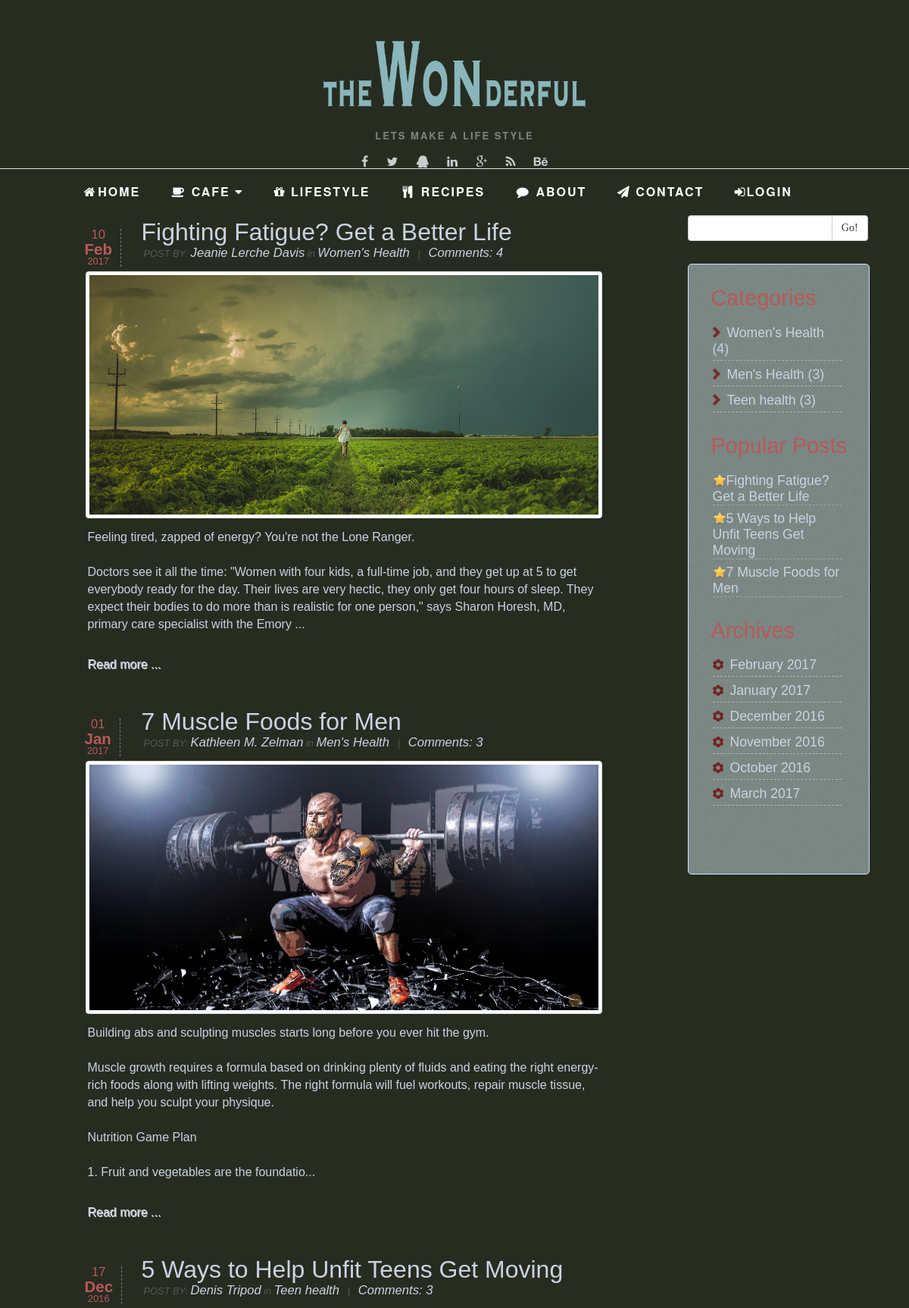
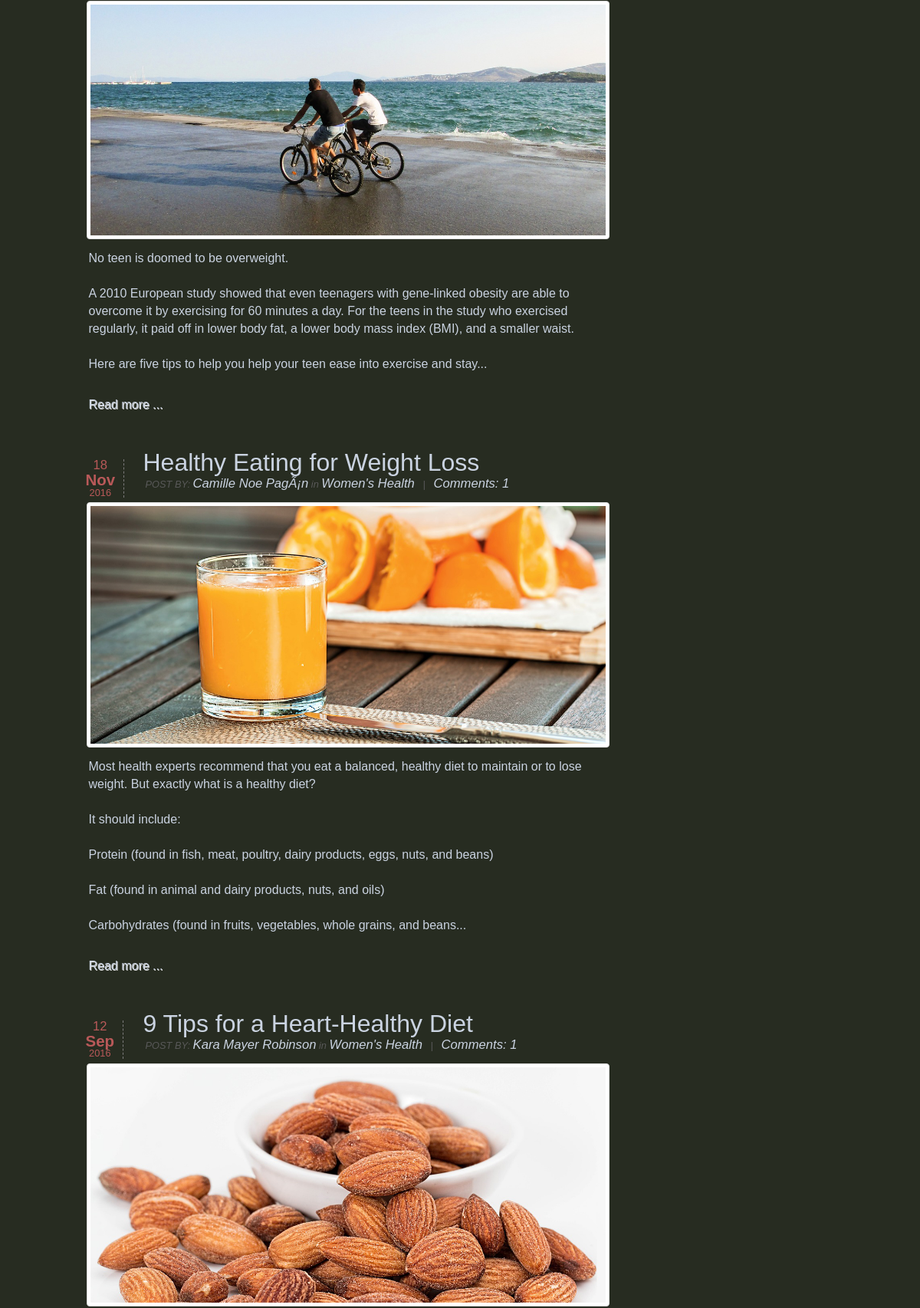
The app's page /lifestyle.php (upper part) with its own data (2 pictures, top to bottom).
### tables this page shows
CREATE TABLE `Blog` (
  `id` int(11) NOT NULL AUTO_INCREMENT,
  `article_name` varchar(255) DEFAULT NULL,
  `article_content` varchar(5000) DEFAULT NULL,
  `date` datetime DEFAULT NULL,
  `category` int(11) NOT NULL,
  `author` int(11) DEFAULT NULL,
  PRIMARY KEY (`id`)
);

CREATE TABLE `User` (
  `id` int(11) NOT NULL AUTO_INCREMENT,
  `username` varchar(255) DEFAULT NULL,
  `password` varchar(255) DEFAULT NULL,
  `first_name` varchar(255) DEFAULT NULL,
  `last_name` varchar(255) DEFAULT NULL,
  `email` varchar(255) DEFAULT NULL,
  `salt` varchar(255) DEFAULT NULL,
  `gender` varchar(255) DEFAULT NULL,
  `profile_img` varchar(255) DEFAULT '',
  PRIMARY KEY (`id`)
);

CREATE TABLE `Blog_category` (
  `id` int(11) NOT NULL AUTO_INCREMENT,
  `category` varchar(255) DEFAULT NULL,
  PRIMARY KEY (`id`)
);

### html/lifestyle.php (the view, shortened to what this page needs)
<!DOCTYPE html>
<html>
<head>
        <link rel="stylesheet" type="text/css" href="css/bootstrap.min.css" />
        <link rel="stylesheet" type="text/css" href="css/font-awesome.min.css" />
        <link href="css/jquery-ui.css" rel="stylesheet" type="text/css">
        <link rel="stylesheet" type="text/css" href="css/lifestyle/style1.css" />
	</head>
	<body>
	<?php include 'header.php';?>
		<div id="main-content">
      <div class="container">
		<div class="row">
			<div class="col-md-7 col-md-offset-1 left">
			<div id="content-left">
			  	<?php
				$mysqli = connect_mysql();
				$category = !empty($_GET['category'])?$_GET['category']:null;
				$timestampe=!empty($_GET['time'])?$_GET['time']:null;
				$keyword = !empty($_GET['keyword'])?$_GET['keyword']:null;
				if($category !=null){
					$sql = "SELECT b.id,b.article_name,LEFT(b.article_content,400),b.date,b.author,b.category,bc.category,u.first_name,u.last_name,bi.img_url,COUNT(c.blog_id) FROM Blog b LEFT JOIN Comment c ON b.id=c.blog_id,Blog_category bc,User u,Blog_Img bi WHERE b.category=bc.id AND b.author=u.id AND b.id=bi.blog_id AND bc.id=? GROUP BY b.id";
					if ($stmt = $mysqli->prepare($sql)) {
						$stmt->bind_param("i", $category);
						showArticles($stmt);
					}
				}else{
					$sql = "SELECT b.id,b.article_name,LEFT(b.article_content,400),b.date,b.author,b.category,bc.category,u.first_name,u.last_name,bi.img_url,COUNT(c.blog_id) FROM Blog b LEFT JOIN Comment c ON b.id=c.blog_id,Blog_category bc,User u,Blog_Img bi WHERE b.category=bc.id AND b.author=u.id AND b.id=bi.blog_id GROUP BY b.id";
					if ($stmt = $mysqli->prepare($sql)) {
						showArticles($stmt);
					}
				}
				function showArticles($stmt){
					$result=$stmt->execute();
					$stmt->bind_result($blog_id,$article_name,$article_content,$date,$author,$cate_id,$category,$first_name,$last_name,$img_url,$com_num);
					while($stmt->fetch()){
						$time = strtotime($date);
						$year = date("Y",$time);
						$mon = date("M",$time);
						$day = date("d",$time);
						echo "<div class=\"row blog\">
						<div class=\"post-wrap\">
						<div class=\"post-date\"><span class=\"day\">$day</span> <span class=\"month\">$mon</span> <span class=\"year\">$year</span></div>
						<div class=\"post-header\"><a href=\"blogpost.php?blog_id=$blog_id\">$article_name</a></div>
						<div class=\"post-info-wrap\">POST BY: <span class=\"author-name\">$first_name $last_name</span> in <a href=\"lifestyle.php?category=$cate_id\">$category</a> &nbsp;&nbsp;|&nbsp;&nbsp; <a href=\"blogpost.php?blog_id=$blog_id#comments-count\" class=\"scroll\">Comments: $com_num</a></div>
						<a href=\"blogpost.php?blog_id=$blog_id\"><img src=\"$img_url\" class=\"img-thumbnail img-responsive\" alt=\"Enter here a description of pictures\" /></a>
						<div class=\"post-descr\"><p>$article_content...</p></div>
						<div class=\"readmore\"><a href=\"blogpost.php?blog_id=$blog_id\">Read more ... </a></div>
						<div class=\"divider\"></div>
						</div>
						</div>";
					}
				}
				?>
			</div>
            </div>
			<?php include 'life_right.php';?>
            </div>
            </div>
            </div>
</body>
</html>

### html/life_right.php (shortened to what this page needs)
	<div class="col-md-3 col-md-offset-1 right" >
	<div class="search-sec" >
	<div class="row">
   <form action="lifestyle.php" method="get" role="search">
               <div class="col-md-11">
              <div class="input-group">
                  <input type="text" class="form-control" name="keyword" id="blog_search">
                  <span class="input-group-btn">
                      <button class="btn btn-default" type="submit" >Go!</button>
                  </span>
              </div>
          </div>
      </form>
      </div>
</div>
	<div id="content-right">
		<div class="row">
			<div class="content-right-header">Categories</div>
			<ul id="blog-category">
			<?php
			$mysqli = connect_mysql();
			$sql = "SELECT bc.category,bc.id,COUNT(b.category) FROM Blog_category bc LEFT JOIN Blog b ON bc.id = b.category GROUP BY bc.id";
			if ($stmt = $mysqli->prepare($sql)) {
				$result=$stmt->execute();
				$stmt->bind_result($all_cate, $cate_ids,$cate_num);
				while($stmt->fetch()){
					echo "<li><img src=\"images/blog/arrow_right.png\" class=\"right-category-image\" alt=\"Arrow right icon\" /><a href=\"lifestyle.php?category=$cate_ids\">$all_cate</a> <span class=\"post-count\">($cate_num)</span></li>";
				}
			}
			?>
			</ul>
		</div>
		<div class="row">
			<div class="content-right-header">Popular Posts</div>
			<ul id="sidebar-popular">
			<?php
			$mysqli = connect_mysql();
			$sql = "SELECT bf.blog_id, b.article_name FROM Blog_follower bf,Blog b WHERE bf.blog_id = b.id GROUP BY bf.blog_id ORDER BY COUNT(bf.blog_id) DESC, b.date DESC LIMIT 3";
			if ($stmt = $mysqli->prepare($sql)) {
				$result=$stmt->execute();
				$stmt->bind_result($blog_id, $article_name);
				while($stmt->fetch()){
					echo "<li><img src=\"images/blog/star.png\" alt=\"Star icon\" class=\"sidebar-popular-star\" /><a href=\"blogpost.php?blog_id=$blog_id\" class=\"scroll\">$article_name</a></li>";
				}
			}
			?>
			</ul>
		</div>
		<div class="row">
				<div class="content-right-header">Archives</div>
				<ul id="sidebar-archive">
				<?php
				$sql = "SELECT DISTINCT DATE_FORMAT(date,'%M %Y') FROM Blog WHERE date BETWEEN DATE_SUB(NOW(),INTERVAL 6 MONTH) AND NOW();";
				if ($stmt = $mysqli->prepare($sql)) {
					$result=$stmt->execute();
					$stmt->bind_result($archi_time);
					while($stmt->fetch()){
						$timestamp = strtotime($archi_time);
						echo "<li><a href=\"lifestyle.php?time=$timestamp\" class=\"scroll\"><img src=\"images/blog/gear.png\" class=\"archive-image\" alt=\"Archive icon\" />$archi_time</a></li>";
					}
				}
				?>
			</ul>
		</div>
	</div>
	</div>

### html/css/lifestyle/style1.css (style rules this page uses)
html, body, div, span, applet, object, iframe, h1, h2, h3, h4, h5, h6, p, blockquote, pre, a, abbr, acronym, address, big, cite, code, del, dfn, em, font, img, ins, kbd, q, s, samp, small, strike, strong, sub, sup, tt, var, dl, dt, dd, ol, ul, li, fieldset, form, label, legend, table, caption, tbody, tfoot, thead, tr, th, td { margin:0; padding:0; border:0; outline:0; font-weight:inherit; font-style:inherit; font-size:100%; font-family:inherit; vertical-align:baseline; }
.post-count { font-family:'PT Sans Narrow', sans-serif; color:#cad3e1; }
body { line-height:1; color:#272c21; background:#272c21; }
.post-wrap { position:relative; padding-bottom:15px; margin-bottom:30px; }
.post-date { position:absolute; left:-1px; top:12px; color:#b95959; font-family:'Arial', sans-serif; border-right:1px dashed #7c7b7b; padding-right:11px; font-size:0.8em; }
.post-date .day { display:block; text-align:center; font-size:1.3em; }
.post-date .month { display:block; font-size:1.6em; font-weight:bold; }
.post-date .year { display:block; text-align:center; }
.post-wrap a { color:#cad3e1; text-decoration:none; }
.post-header { font-family:'Arial', sans-serif; font-size:32px; color:white; margin:6px 0 4px 74px; }
.post-info-wrap { font-family:'Arial', sans-serif; color:#595959; font-size:0.8em; margin-bottom:10px; margin:0 0 15px 77px; font-style:italic; }
.post-info-wrap a { font-size:1.3em; color:#cad3e1; text-decoration:none; }
.author-name { font-size:1.3em !important; color:#cad3e1; }
.post-descr { padding:10px 0; font-family:'Arial',sans-serif !important; line-height:24px; font-size:1em; color:white; margin-left:3px; }
.content-right-header { margin:30px 0 18px 20px; font-family:Arial; padding-bottom:3px; color:#b95959; font-size:1.8em; }
.content-right-header:first-child { margin-top:0px; }
#content-right ul { list-style:none; margin:13px 0 30px 22px; font-size:1.1em; font-family:Arial; line-height:21px; }
#content-right li>a { font-family:'Droid Sans', sans-serif; color:#cad3e1; text-decoration:none; }
#sidebar-popular li { margin-bottom:7px; border-bottom:1px dashed #a8a8a8; width:170px; }
.right-category-image { width:10px; vertical-align:-1px; margin-right:9px; opacity:0.7; }
.sidebar-popular-star { width:18px; vertical-align:-3px; }
.archive-image { width:14px; vertical-align:-1px; margin-right:9px; opacity:0.8; }
.readmore { font-family:'Arial', sans-serif; font-size:1em; margin:10px 0 0 3px; text-shadow:1px 1px 0px #E0E0E0; }
.post-descr p { margin-bottom:14px; line-height:23px; color:#cad3e1 }
#content-right { border-radius:5px; padding:30px 25px 60px 25px; background-image:url('../images/sidebar_bg.png'); width:240px; margin:30px 10px 0 0; border:1px solid #d2e3ff; }
#blog-category li, #sidebar-archive li { width:170px; margin-bottom:8px; padding-bottom:4px; border-bottom:1px dashed #b6b6b6; }

### html/css/test.css (style rules this page uses)
html, body { font-family: 'OpenSans-Regular'!important; font-size: 100%; color:#272c21; background: #272c21; }

### html/css/templatemo_style.css (style rules this page uses)
*, body { font-family: "HelveticaNeue", "Helvetica Neue", Helvetica, Arial, sans-serif; }
body { margin-bottom: 30px; }

### records on screen
blog: date "10", date "Feb", date "2017", article_name "Fighting Fatigue? Get a Better Life", user.first_name "Jeanie", user.last_name "Lerche Davis", blog_category.category "Women's Health", com_num "4", shows a picture, article_content "Feeling tired, zapped of energy? You're not the Lone Ranger. Doctors see it all the time: \"Women with four kids, a full-time job, and they get up at 5 to get everybody ready for the day. Their lives are very hectic, they only get four hours of sleep. They expect their bodies to do more than is realistic for one person,\" says Sharon Horesh, MD, primary care specialist with the Emory"
blog: date "01", date "Jan", date "2017", article_name "7 Muscle Foods for Men", user.first_name "Kathleen", user.last_name "M. Zelman", blog_category.category "Men's Health", com_num "3", shows a picture, article_content "Building abs and sculpting muscles starts long before you ever hit the gym. Muscle growth requires a formula based on drinking plenty of fluids and eating the right energy-rich foods along with lifting weights. The right formula will fuel workouts, repair muscle tissue, and help you sculpt your physique. Nutrition Game Plan 1. Fruit and vegetables are the foundatio"
blog: date "17", date "Dec", date "2016", article_name "5 Ways to Help Unfit Teens Get Moving", user.first_name "Denis", user.last_name "Tripod", blog_category.category "Teen health", com_num "3", shows a picture, article_content "No teen is doomed to be overweight. A 2010 European study showed that even teenagers with gene-linked obesity are able to overcome it by exercising for 60 minutes a day. For the teens in the study who exercised regularly, it paid off in lower body fat, a lower body mass index (BMI), and a smaller waist. Here are five tips to help you help your teen ease into exercise and stay"
blog: date "18", date "Nov", date "2016", article_name "Healthy Eating for Weight Loss", user.first_name "Camille", user.last_name "Noe PagÃ¡n", blog_category.category "Women's Health", com_num "1", shows a picture, article_content "Most health experts recommend that you eat a balanced, healthy diet to maintain or to lose weight. But exactly what is a healthy diet? It should include: Protein (found in fish, meat, poultry, dairy products, eggs, nuts, and beans) Fat (found in animal and dairy products, nuts, and oils) Carbohydrates (found in fruits, vegetables, whole grains, and beans"
blog: date "12", date "Sep", date "2016", article_name "9 Tips for a Heart-Healthy Diet", user.first_name "Kara Mayer", user.last_name "Robinson", blog_category.category "Women's Health", com_num "1", shows a picture
blog_category: category "Women's Health", cate_num "4"
blog_category: category "Men's Health", cate_num "3"
blog_category: category "Teen health", cate_num "3"

### other values on screen
$article_name "Fighting Fatigue? Get a Better Life"
$article_name "5 Ways to Help Unfit Teens Get Moving"
$article_name "7 Muscle Foods for Men"
$archi_time "February 2017"
$archi_time "January 2017"
$archi_time "December 2016"
$archi_time "November 2016"
$archi_time "October 2016"
$archi_time "March 2017"
